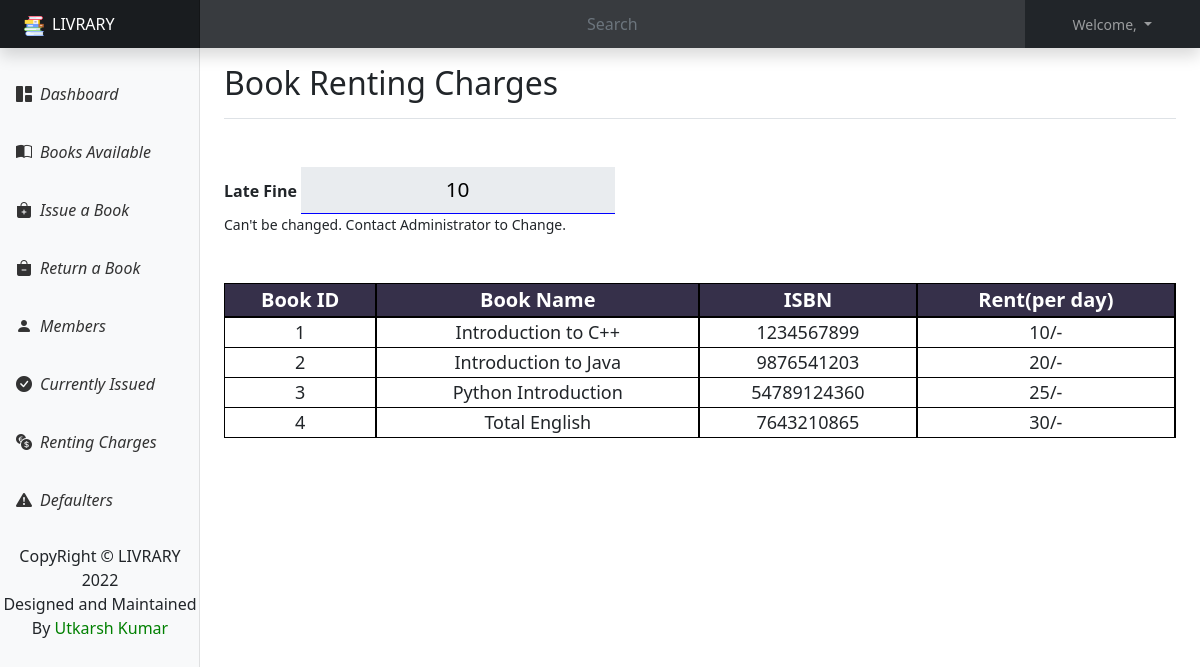
The page /charges on the database as committed earlier.
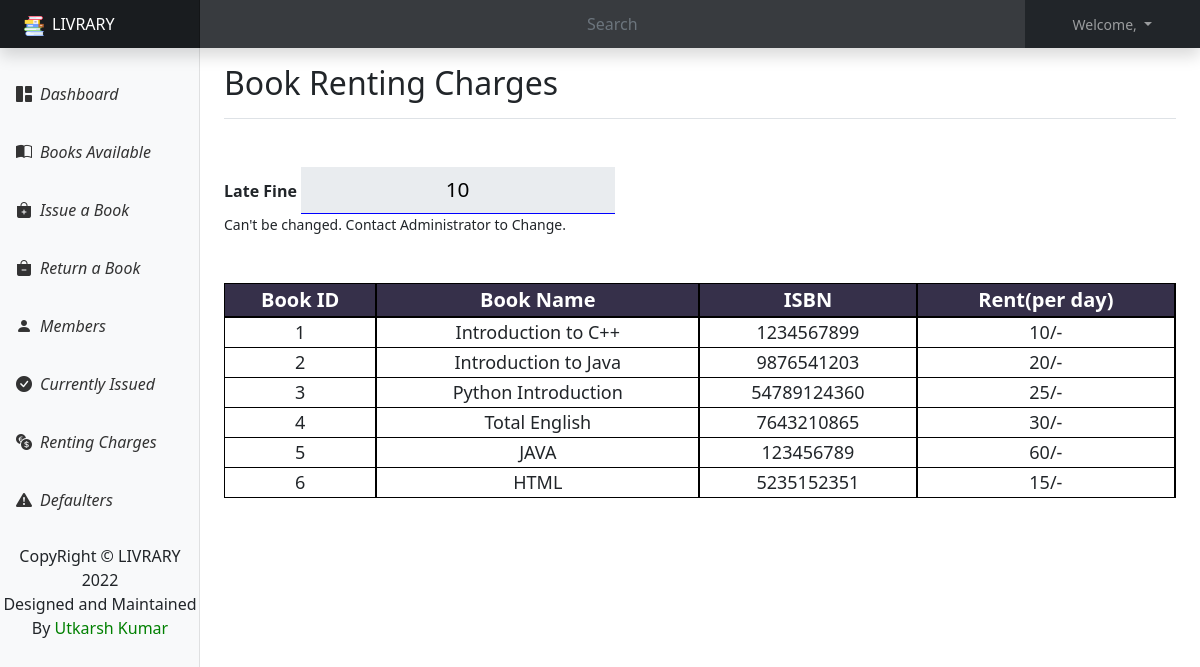
The same page on the database as committed later.
### home/models.py (models this page shows, shortened)
class Rates(models.Model):
    isbn = models.CharField(max_length=20)
    charge = models.CharField(max_length=5)

class Books(models.Model):
    bname = models.CharField(max_length=20)
    bisbn = models.CharField(max_length=20)
    bauthor = models.CharField(max_length=20)
    description = models.TextField()

### home/views.py (the view)
# urls.py: path("charges",views.charges, name="charges"),
def charges(request):
    d1 = list(Rates.objects.values())
    d2 = list(Books.objects.values())
    d3 = list(Late.objects.values())
    d=[]
    a=0
    for j in d2:
        d.append(j['bname'])
    for i in d1:
        i['bname'] = d[a]
        a+=1
    context = {
        'data1':d1,
        'late': d3[0]['fine'],
    }
    return render(request, "charges.html", context)

### templates/charges.html (shortened to what this page needs)
{% extends 'base.html' %}
{% block body %}
<main class="col-md-9 ms-sm-auto col-lg-10 px-md-4">
    <div
        class="d-flex justify-content-between flex-wrap flex-md-nowrap align-items-center pt-3 pb-2 mb-3 border-bottom">
        <h1 class="h2">Book Renting Charges</h1>
    </div>
    <div class="my-5">
        <form class="mx-auto" action="/charges" method="POST">
            <label>Late Fine</label>
            <input class="dis" type="text" name="fine" id="fine" value={{late}}>
            <p>Can't be changed. Contact Administrator to Change.</p>
        </form>
    </div>
    <div>
        <table className="table datatable text-center"
            style="width: 100%; font-size: 20px; border: 1px solid black; border-radius: 20px !important; outline: none;">
            <thead style="border-bottom: 2px solid black; color: white; background-color: #36304a;">
                <tr class="text-center" style="width: inherit;">
                    <th style="border-right: 2px solid black;" scope="col">Book ID</th>
                    <th style="border-right: 2px solid black;" scope="col">Book Name</th>
                    <th style="border-right: 2px solid black;" scope="col">ISBN</th>
                    <th style="border-right: 2px solid black;" scope="col">Rent(per day)</th>
                </tr>
            </thead>
            <tbody>
                {% for i in data1 %}
                <tr class="text-center" style="font-size: 18px;">
                    <td style=" border-bottom: 1px solid black; border-right: 2px solid black;">{{i.id}}</td>
                    <td style=" border-bottom: 1px solid black; border-right: 2px solid black;">{{i.bname}}</td>
                    <td style=" border-bottom: 1px solid black; border-right: 2px solid black;">{{i.isbn}}</td>
                    <td style=" border-bottom: 1px solid black; border-right: 2px solid black;">{{i.charge}}/-</td>
                </tr>
                {% endfor %}
            </tbody>
        </table>
    </div>
</main>
{% endblock body %}

Rows that differ between the two databases and show on the page:
added Rates: id "5", bname "JAVA", isbn "123456789", charge "60"
added Rates: id "6", bname "HTML", isbn "5235152351", charge "15"
